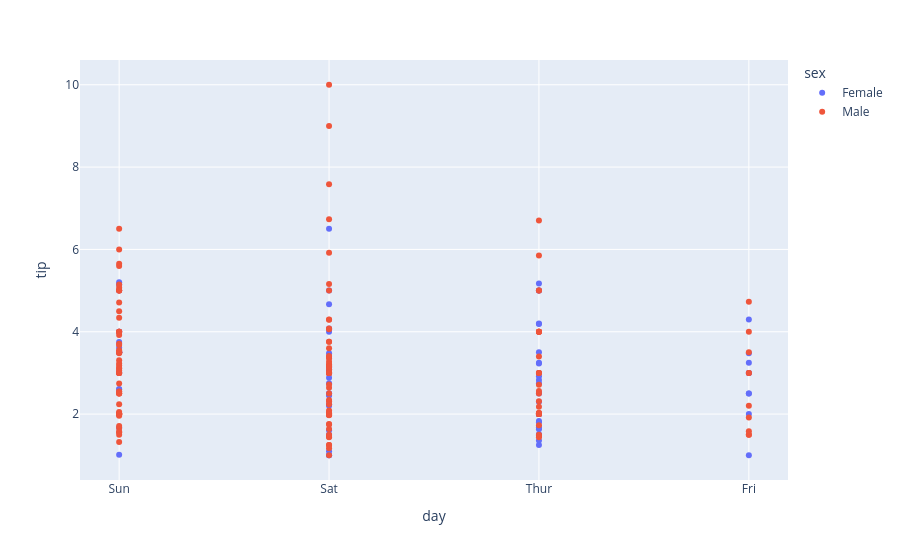

Notebook code for this chart:
### Markdown cell above
* Scatter plot in Plotly can be created using the scatter() method of plotly.express. Like Seaborn, an extra data argument is also required here.

### Code cell
import plotly.express as px
import pandas as pd

# reading the database
data = pd.read_csv(r"D:\Rakesh\LogicMojo-AI-ML-June26-rakesh\Data\tips.csv")

# plotting the scatter chart
fig = px.scatter(data, x="day", y="tip", color='sex')

# showing the plot
fig.show()

### Figure 1 — Plotly figure (JSON) as saved in the notebook; plotly's stock layout.template omitted (floating-point values rounded to 4 significant figures; data arrays with more than 128 entries replaced by an {"elided": "..."} marker saying what was removed)
{"data": [{"hovertemplate": "sex=Female<br>day=%{x}<br>tip=%{y}<extra></extra>", "legendgroup": "Female", "marker": {"color": "#636efa", "symbol": "circle"}, "mode": "markers", "name": "Female", "orientation": "v", "showlegend": true, "type": "scatter", "x": ["Sun", "Sun", "Sun", "Sun", "Sun", "Sun", "Sat", "Sat", "Sat", "Sat", "Sat", "Sat", "Sun", "Sun", "Sat", "Sat", "Sat", "Sat", "Sat", "Sat", "Sat", "Thur", "Thur", "Fri", "Fri", "Fri", "Fri", "Fri", "Sat", "Sat", "Sat", "Sat", "Sat", "Sun", "Sun", "Thur", "Thur", "Thur", "Thur", "Thur", "Thur", "Thur", "Thur", "Thur", "Thur", "Thur", "Thur", "Thur", "Thur", "Thur", "Thur", "Thur", "Thur", "Thur", "Thur", "Thur", "Thur", "Sun", "Sun", "Sun", "Sun", "Sun", "Sat", "Sat", "Sun", "Sun", "Sun", "Thur", "Thur", "Thur", "Thur", "Thur", "Thur", "Thur", "Sat", "Sat", "Sat", "Sat", "Sat", "Fri", "Fri", "Fri", "Fri", "Sat", "Sat", "Sat", "Thur"], "xaxis": "x", "y": [1.01, 3.61, 5.0, 3.02, 1.67, 3.5, 2.75, 2.23, 3.0, 3.0, 2.45, 3.07, 2.6, 5.2, 1.5, 2.47, 1.0, 3.0, 3.14, 5.0, 2.2, 1.83, 5.17, 1.0, 4.3, 3.25, 2.5, 3.0, 2.5, 3.48, 4.08, 4.0, 1.0, 4.0, 3.5, 1.5, 1.8, 2.92, 1.68, 2.52, 4.2, 2.0, 2.0, 2.83, 1.5, 2.0, 3.25, 1.25, 2.0, 2.0, 2.75, 3.5, 5.0, 2.3, 1.5, 1.36, 1.63, 5.14, 3.75, 2.61, 2.0, 3.0, 1.61, 2.0, 4.0, 3.5, 3.5, 4.19, 5.0, 2.0, 2.01, 2.0, 2.5, 3.23, 2.23, 2.5, 6.5, 1.1, 3.09, 3.48, 3.0, 2.5, 2.0, 2.88, 4.67, 2.0, 3.0], "yaxis": "y"}, {"hovertemplate": "sex=Male<br>day=%{x}<br>tip=%{y}<extra></extra>", "legendgroup": "Male", "marker": {"color": "#EF553B", "symbol": "circle"}, "mode": "markers", "name": "Male", "orientation": "v", "showlegend": true, "type": "scatter", "x": {"elided": "157 str values"}, "xaxis": "x", "y": {"elided": "157 float values"}, "yaxis": "y"}], "layout": {"legend": {"title": {"text": "sex"}, "tracegroupgap": 0}, "margin": {"t": 60}, "xaxis": {"anchor": "y", "domain": [0, 1], "title": {"text": "day"}}, "yaxis": {"anchor": "x", "domain": [0, 1], "title": {"text": "tip"}}}}
